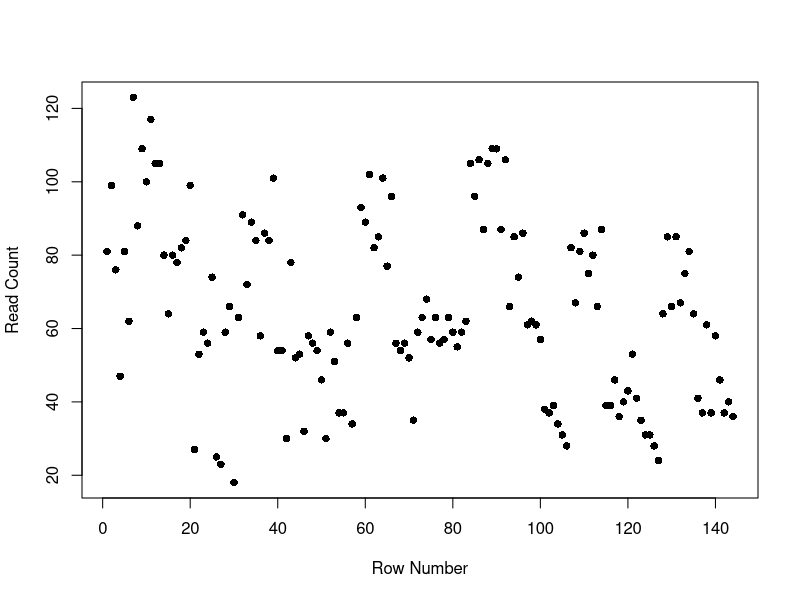
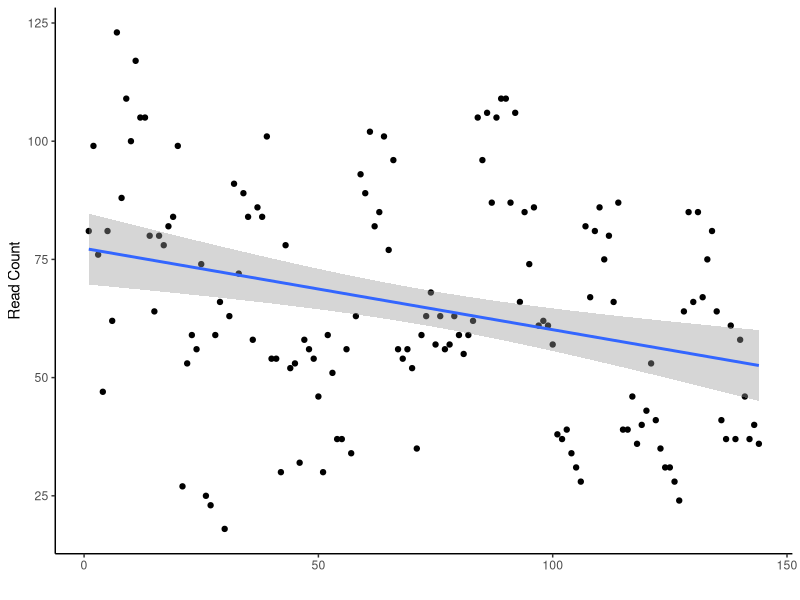
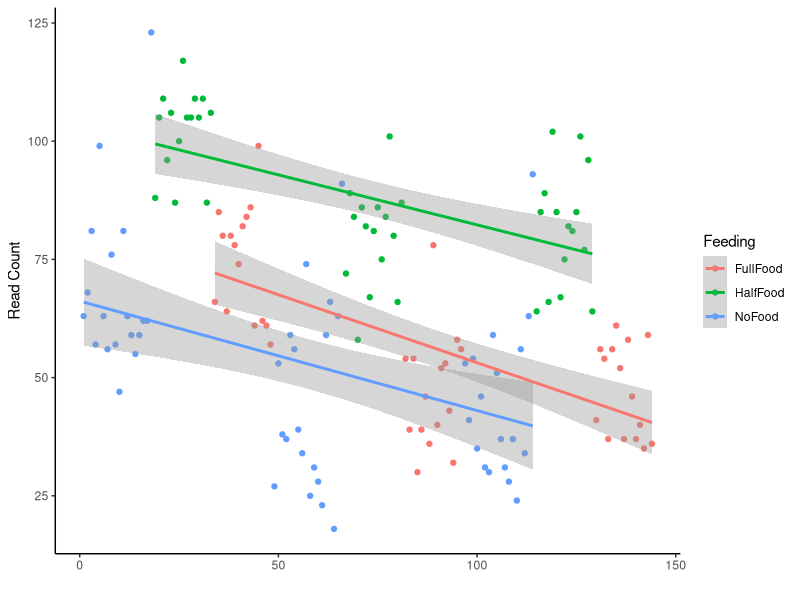
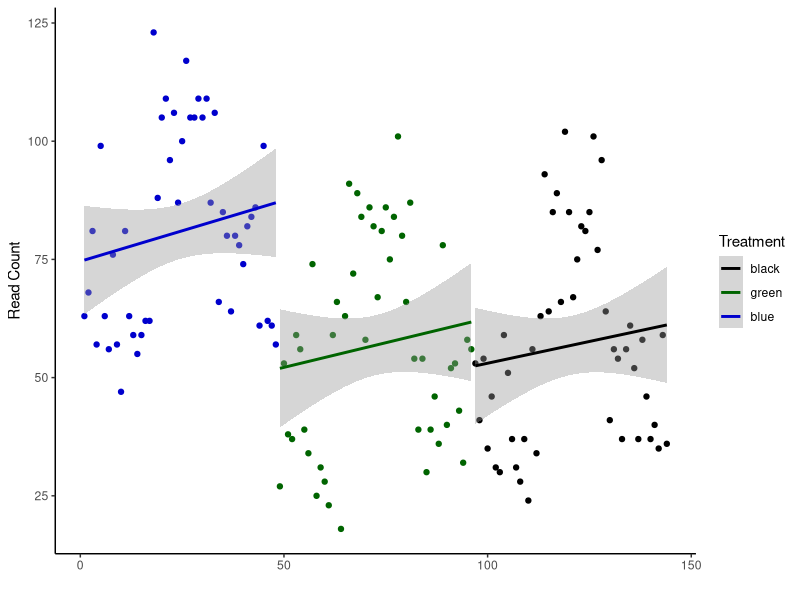
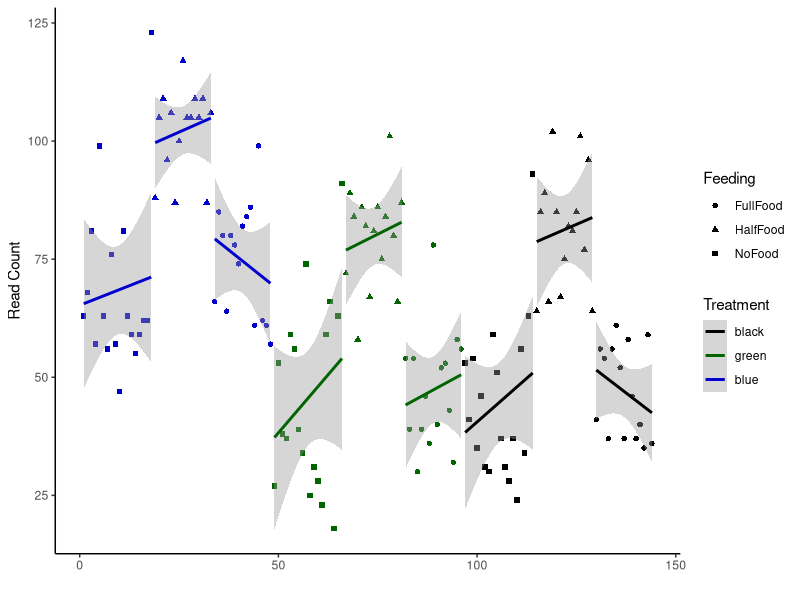
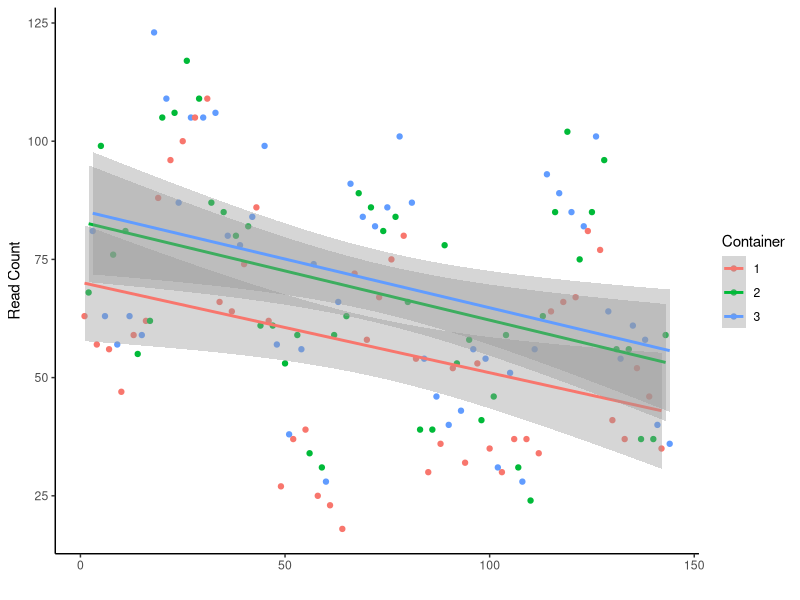
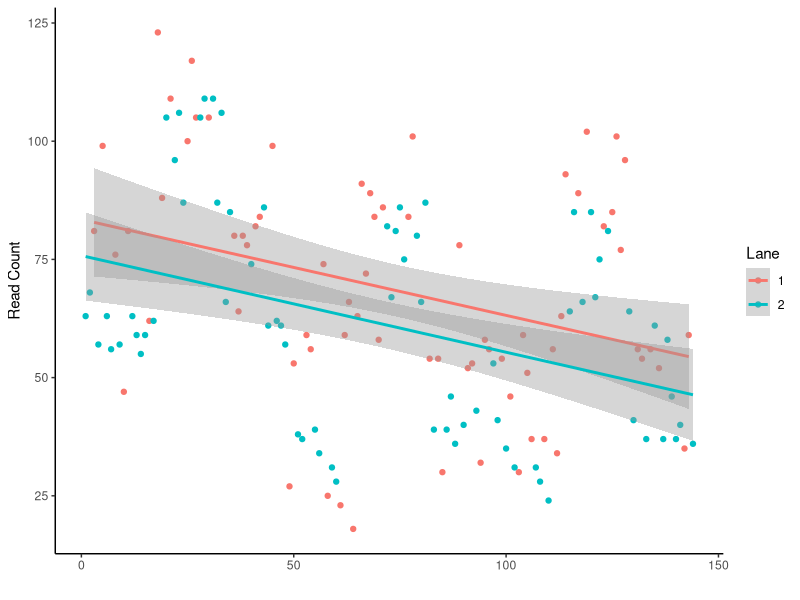
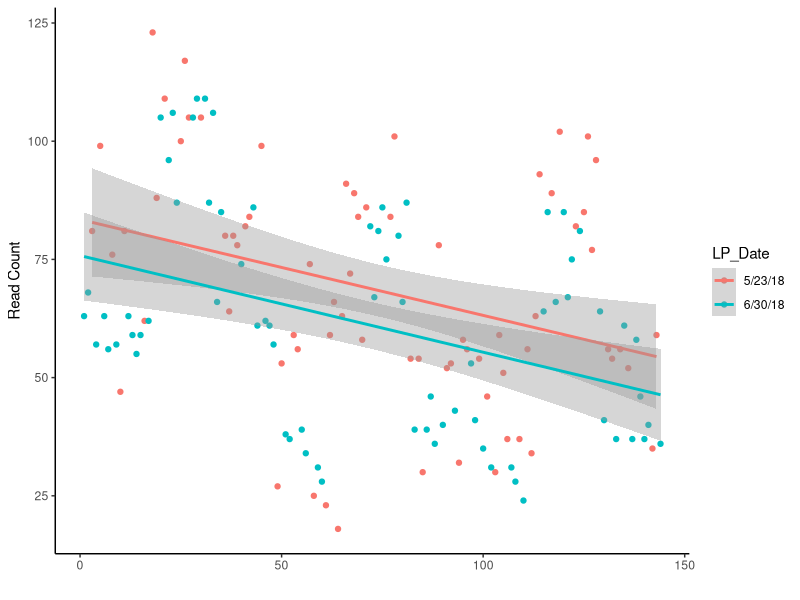

Write R code to recreate these figures, in order.
## ---- chunk 1

library(ggplot2)

library(lme4)

knitr::opts_chunk$set(echo = TRUE, message = F)



## ---- chunk 2

fakeexp <- read.csv("fakeexp.csv")

fakeexp$Treatment <- factor(fakeexp$Treatment, levels = c("black", "green", "blue"))

fakeexp$order <- c(1:144)

fakeexp$center <- scale(fakeexp$order, center = T, scale = F)

fakeexp$Container <- as.factor(fakeexp$Container)

fakeexp$Lane <- as.factor(fakeexp$Lane)

fakeexp$LP_Date <- as.factor(fakeexp$LP_Date)

fakeexp$New_Date <- as.factor(fakeexp$New_Date)

fakeexp$New_Place <- as.factor(fakeexp$New_Place)

fakeexp$Feeding <- as.factor(fakeexp$Feeding)

fakeexp$Prepper <- as.factor(fakeexp$Prepper)

## ---- chunk 3

plot(fakeexp$order, fakeexp$ReadCount, pch=16, xlab="Row Number", ylab = "Read Count")
## ---- chunk 4
ggplot(fakeexp, aes(order, ReadCount)) + 
  geom_point() + geom_smooth(method = lm) + 
  theme(panel.grid.major = element_blank(),
        panel.grid.minor = element_blank(),
        panel.background = element_blank(),
        axis.line = element_line(colour = "black")) + 
  xlab(label = "") + ylab(label = "Read Count")


lm(ReadCount~1, data = fakeexp)

## ---- chunk 5
ggplot(fakeexp, aes(Row, ReadCount, col=Feeding)) + 
  geom_point() + 
    geom_smooth(method = lm) + 
  theme(panel.grid.major = element_blank(),
        panel.grid.minor = element_blank(),
        panel.background = element_blank(),
        axis.line = element_line(colour = "black")) + 
  xlab(label = "") + ylab(label = "Read Count") 

summary(lm(ReadCount~Feeding, data = fakeexp))


## ---- chunk 6
ggplot(fakeexp, aes(Row, ReadCount, col=Treatment)) + 
  geom_point(color=as.character(fakeexp$color)) + 
    geom_smooth(method = lm) + 
  theme(panel.grid.major = element_blank(),
        panel.grid.minor = element_blank(),
        panel.background = element_blank(),
        axis.line = element_line(colour = "black")) + 
  xlab(label = "") + ylab(label = "Read Count") +
  scale_color_manual(values = c("black", "darkgreen","blue3"))

summary(lm(ReadCount~Treatment, data = fakeexp))


## ---- chunk 7
ggplot(fakeexp, aes(Row, ReadCount, col=Treatment, shape=Feeding)) + 
  geom_point(color=as.character(fakeexp$color)) + geom_smooth(method = lm) + 
  theme(panel.grid.major = element_blank(),
        panel.grid.minor = element_blank(),
        panel.background = element_blank(),
        axis.line = element_line(colour = "black")) + 
  xlab(label = "") + ylab(label = "Read Count") +
  scale_color_manual(values = c("black", "darkgreen","blue3"))

summary(lm(ReadCount~Treatment+Feeding, data = fakeexp))

## ---- chunk 8
ggplot(fakeexp, aes(Row, ReadCount, col=Container)) + 
  geom_point() + 
    geom_smooth(method = lm) + 
  theme(panel.grid.major = element_blank(),
        panel.grid.minor = element_blank(),
        panel.background = element_blank(),
        axis.line = element_line(colour = "black")) + 
  xlab(label = "") + ylab(label = "Read Count") 



## ---- chunk 9
summary(lm(ReadCount~Treatment+Feeding+Container, data = fakeexp))
## ---- chunk 10
ggplot(fakeexp, aes(Row, ReadCount, col=Lane)) + 
  geom_point() + 
    geom_smooth(method = lm) + 
  theme(panel.grid.major = element_blank(),
        panel.grid.minor = element_blank(),
        panel.background = element_blank(),
        axis.line = element_line(colour = "black")) + 
  xlab(label = "") + ylab(label = "Read Count") 

ggplot(fakeexp, aes(Row, ReadCount, col=LP_Date)) + 
  geom_point() + 
    geom_smooth(method = lm) + 
  theme(panel.grid.major = element_blank(),
        panel.grid.minor = element_blank(),
        panel.background = element_blank(),
        axis.line = element_line(colour = "black")) + 
  xlab(label = "") + ylab(label = "Read Count") 

summary(lm(ReadCount~Lane+LP_Date, data = fakeexp))


## ---- chunk 11
ggplot(fakeexp, aes(Row, ReadCount, col=Treatment, shape=Prepper)) + 
  geom_point(color=as.character(fakeexp$color)) + geom_smooth(method = lm) + 
  theme(panel.grid.major = element_blank(),
        panel.grid.minor = element_blank(),
        panel.background = element_blank(),
        axis.line = element_line(colour = "black")) + 
  xlab(label = "") + ylab(label = "Read Count") +
  scale_color_manual(values = c("black", "darkgreen","blue3"))
## ---- chunk 12
ggplot(fakeexp, aes(Row, ReadCount, col=Lane)) + 
  geom_point() + 
    geom_smooth(method = lm) + 
  theme(panel.grid.major = element_blank(),
        panel.grid.minor = element_blank(),
        panel.background = element_blank(),
        axis.line = element_line(colour = "black")) + 
  xlab(label = "") + ylab(label = "Read Count") 

ggplot(fakeexp, aes(Row, ReadCount, col=New_Date)) + 
  geom_point() + 
    geom_smooth(method = lm) + 
  theme(panel.grid.major = element_blank(),
        panel.grid.minor = element_blank(),
        panel.background = element_blank(),
        axis.line = element_line(colour = "black")) + 
  xlab(label = "") + ylab(label = "Read Count") 

summary(lm(ReadCount~Lane+New_Date, data = fakeexp))


## ---- chunk 13
ggplot(fakeexp, aes(Row, ReadCount, col=Treatment, shape=Feeding)) + 
  geom_point(color=as.character(fakeexp$color)) + geom_smooth(method = lm) + 
  theme(panel.grid.major = element_blank(),
        panel.grid.minor = element_blank(),
        panel.background = element_blank(),
        axis.line = element_line(colour = "black")) + 
  xlab(label = "") + ylab(label = "Read Count") +
  scale_color_manual(values = c("black", "darkgreen","blue3")) +
 facet_grid(~Container)

summary(lm(ReadCount~Treatment+Feeding+Container, data = fakeexp))

## ---- chunk 14
ggplot(fakeexp, aes(order, ReadCount)) +
  geom_point(color=as.character(fakeexp$color)) + geom_smooth(method = lm) + 
  theme(panel.grid.major = element_blank(),
        panel.grid.minor = element_blank(),
        panel.background = element_blank(),
        axis.line = element_line(colour = "black")) + 
  xlab(label = "") + ylab(label = "Read Count") +
  geom_vline(xintercept = 72)

lm(ReadCount~1, data = fakeexp)


ggplot(fakeexp, aes(order, ReadCount)) +
  geom_point() + geom_smooth(method = lm) + 
  theme(panel.grid.major = element_blank(),
        panel.grid.minor = element_blank(),
        panel.background = element_blank(),
        axis.line = element_line(colour = "black")) + 
  xlab(label = "") + ylab(label = "Read Count") +
  geom_vline(xintercept = 72) +
  geom_hline(yintercept = 78.68 )

summary(lm(ReadCount~1, data = fakeexp))

## ---- chunk 15
ggplot(fakeexp, aes(Row, ReadCount, col=Treatment)) + 
  geom_point(color=as.character(fakeexp$color)) + geom_smooth(method = lm) + 
  theme(panel.grid.major = element_blank(),
        panel.grid.minor = element_blank(),
        panel.background = element_blank(),
        axis.line = element_line(colour = "black")) + 
  xlab(label = "") + ylab(label = "Read Count") +
  geom_vline(xintercept = 24) +
  geom_vline(xintercept = 72) +
  geom_vline(xintercept = 120)+
   scale_color_manual(values = c("black", "darkgreen","blue3"))


summary(lm(ReadCount~Treatment, data = fakeexp))


